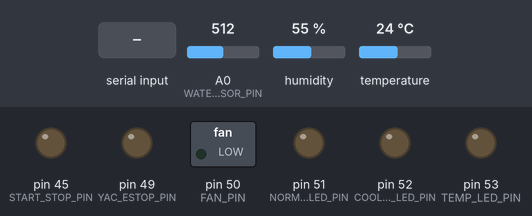
The sketch below on a simulated Arduino Mega 2560, built with avr-gcc and run on an emulated ATmega2560. Shown: switched loads named in the sketch (green lamp = pin HIGH), output pins drawn as LEDs (lit = HIGH). The inputs (shaded band) are chosen by the test bench; at power-on: A0 (WATER_SENSOR_PIN) = 512, humidity 55 %, temperature 24 °C. What the sketch prints to the serial monitor is not drawn.

Above: at 1.2 s.
1.3 s: "start\n" received over the second serial link
At 3.2 s:
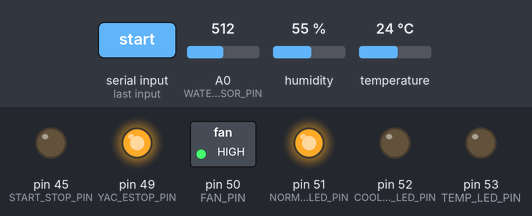
3.5 s: "stop\n" received over the second serial link
At 5.0 s:
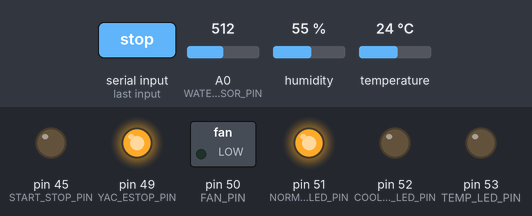
Timing chart, 0 to 6.5 s (numbered marks = the images above; inputs shaded):
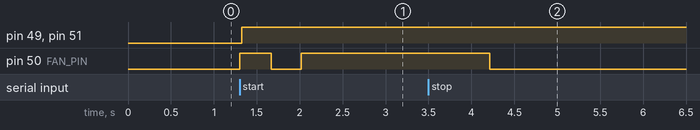

Measured:
- after the input at 1.3 s, pin 49 (YAC_ESTOP_PIN), pin 51 (NORMAL_LED_PIN): LOW → HIGH at once; pin 50 (FAN_PIN): LOW → HIGH at once, → LOW 0.37 s later, → HIGH 0.34 s later
- after the input at 3.5 s, pin 50 (FAN_PIN): HIGH → LOW after 0.72 s

The sketch:

ece303_lab6_DAQ.ino
```cpp
#include "DHT.h"

// Input Pins
#define DHT_PIN            A2
#define WATER_SENSOR_PIN   A0

#define DHT_TYPE           DHT11
DHT dht(DHT_PIN, DHT_TYPE);

// Output Pins
#define BUZZER_PIN         7
#define COOLANT_LED_PIN    52
#define TEMP_LED_PIN       53
#define NORMAL_LED_PIN     51
#define FAN_PIN            50
#define YAC_ESTOP_PIN      49
#define START_STOP_PIN	  45

// Thresholds
#define COOLANT_THRESH_VAL 50		// 50
#define TEMP_THRESH_VAL    30		// 30
#define FAN_THRESH_VAL     100	// 100

// MATLAB string: Keys
String str_estop_status = "estop_status: ";
String str_main_relay = ", main_relay: ";
String str_load_cell = ", load_cell: ";
String str_optical_counter = ", optical_counter: ";
String str_temp = ", temp: ";
String str_coolant = ", coolant: ";
String str_led_normal_op = ", led_normal_op: ";
String str_led_high_temp = ", led_high_temp: ";
String str_led_low_coolant = ", led_low_coolant: ";

// MATLAB string initialization Values
String estop_status = "test_estop";
String main_relay_status = "test_relay";
String temp_status = "test_temp";
String coolant_status = "test_coolant";
String led_normal_op_status = "test_led_normalop";
String led_high_temp_status = "test_led_hightemp";
String led_low_coolant_status = "test_led_lowcoolant";

int load;		// load cell value
int rpm;		// rpm value

int start_stop_flag;

void setup() {
  Serial.begin(9600);				// begin serial over USB
  Serial1.begin(9600);				// begin serial1 over 18TX1 & 19RX1
  dht.begin();						// initialize DHT library for temp/humidity sensor

  pinMode(BUZZER_PIN, 		OUTPUT);
  pinMode(COOLANT_LED_PIN, 	OUTPUT);
  pinMode(TEMP_LED_PIN, 		OUTPUT);
  pinMode(NORMAL_LED_PIN, 	OUTPUT);
  pinMode(FAN_PIN, 			OUTPUT);
  pinMode(YAC_ESTOP_PIN, 	OUTPUT);

  pinMode(START_STOP_PIN, OUTPUT);

}

void loop() {
  make_string();

  while (!Serial1.available()){}
  int rpm_bytes = Serial1.read();
  rpm = rpm_bytes;
  if (rpm >= FAN_THRESH_VAL) {
    digitalWrite(FAN_PIN, HIGH);
  }
  else {
    digitalWrite(FAN_PIN, LOW);
  }

  // Read load cell value from main controller
  while (!Serial1.available()){}
  int load_cell_bytes = Serial1.read();
  load = load_cell_bytes;

  // Read temperature and water levels and set off resepective alarms
  float waterLevel = analogRead (WATER_SENSOR_PIN)-250.0;
  float temp = dht.readTemperature();

  if (Serial.available() > 0)
  {
  	String incoming_payload = Serial.readStringUntil('\n');
  	Serial.println(incoming_payload);

	if (incoming_payload == "start")
	{
//		digitalWrite(START_STOP_PIN, HIGH);
		start_stop_flag = 1;
	}
	if (incoming_payload == "stop")
	{
//		digitalWrite(START_STOP_PIN, LOW);
		start_stop_flag = 2;
	}


  }

  if (start_stop_flag == 1)
  	digitalWrite(START_STOP_PIN, HIGH);
  else if (start_stop_flag == 2)
  	digitalWrite(START_STOP_PIN, LOW);

//  if (Serial.readString() == "start")
//  	digitalWrite(TEMP_LED_PIN, HIGH);


  if (waterLevel <= COOLANT_THRESH_VAL && temp >= TEMP_THRESH_VAL) {
    tone(BUZZER_PIN, 500);
    digitalWrite(NORMAL_LED_PIN, LOW);
    digitalWrite(TEMP_LED_PIN, HIGH);
    digitalWrite(COOLANT_LED_PIN, HIGH);

    digitalWrite(YAC_ESTOP_PIN, LOW);

    estop_status = "estop";
    main_relay_status = "estop";
    temp_status = "high";
    coolant_status = "low";
    led_normal_op_status = "off";
    led_high_temp_status = "on";
    led_low_coolant_status = "on";
  }

  else if (waterLevel <= COOLANT_THRESH_VAL) {
    tone(BUZZER_PIN, 500);
    digitalWrite(NORMAL_LED_PIN, LOW);
    digitalWrite(TEMP_LED_PIN, LOW);
    digitalWrite(COOLANT_LED_PIN, HIGH);

    digitalWrite(YAC_ESTOP_PIN, LOW);

    estop_status = "estop";
    main_relay_status = "estop";
    temp_status = "ok";
    coolant_status = "low";
    led_normal_op_status = "off";
    led_high_temp_status = "off";
    led_low_coolant_status = "on";
  }

  else if (temp >= TEMP_THRESH_VAL) {
    tone(BUZZER_PIN, 500);
    digitalWrite(NORMAL_LED_PIN, LOW);
    digitalWrite(TEMP_LED_PIN, HIGH);
    digitalWrite(COOLANT_LED_PIN, LOW);

    digitalWrite(YAC_ESTOP_PIN, LOW);

    estop_status = "estop";
    main_relay_status = "estop";
    temp_status = "high";
    coolant_status = "ok";
    led_normal_op_status = "off";
    led_high_temp_status = "on";
    led_low_coolant_status = "off";
  }

  else {
    noTone(BUZZER_PIN);
    digitalWrite(NORMAL_LED_PIN, HIGH);
    digitalWrite(TEMP_LED_PIN, LOW);
    digitalWrite(COOLANT_LED_PIN, LOW);

    digitalWrite(YAC_ESTOP_PIN, HIGH);

    estop_status = "ok";
    main_relay_status = "ok";
    temp_status = "ok";
    coolant_status = "ok";
    led_normal_op_status = "on";
    led_high_temp_status = "off";
    led_low_coolant_status = "off";
  }

  delay(250);

}

// Collect and send data to MATLAB
void make_string(){
	// Assemble string to be sent to MATLAB
	String packet_to_matlab =
	    str_estop_status + estop_status +
	    str_main_relay + main_relay_status +
	    str_load_cell + load +
	    str_optical_counter + rpm +
	    str_temp + temp_status +
	    str_coolant + coolant_status +
	    str_led_normal_op + led_normal_op_status +
	    str_led_high_temp + led_high_temp_status +
	    str_led_low_coolant + led_low_coolant_status
	    ;

//    char packet_to_mlab[10] = "000111000";		// testing

//  if (Serial.available())
    Serial.flush();
    Serial.println(packet_to_matlab);
//	Serial.println(packet_to_mlab);
}
```
